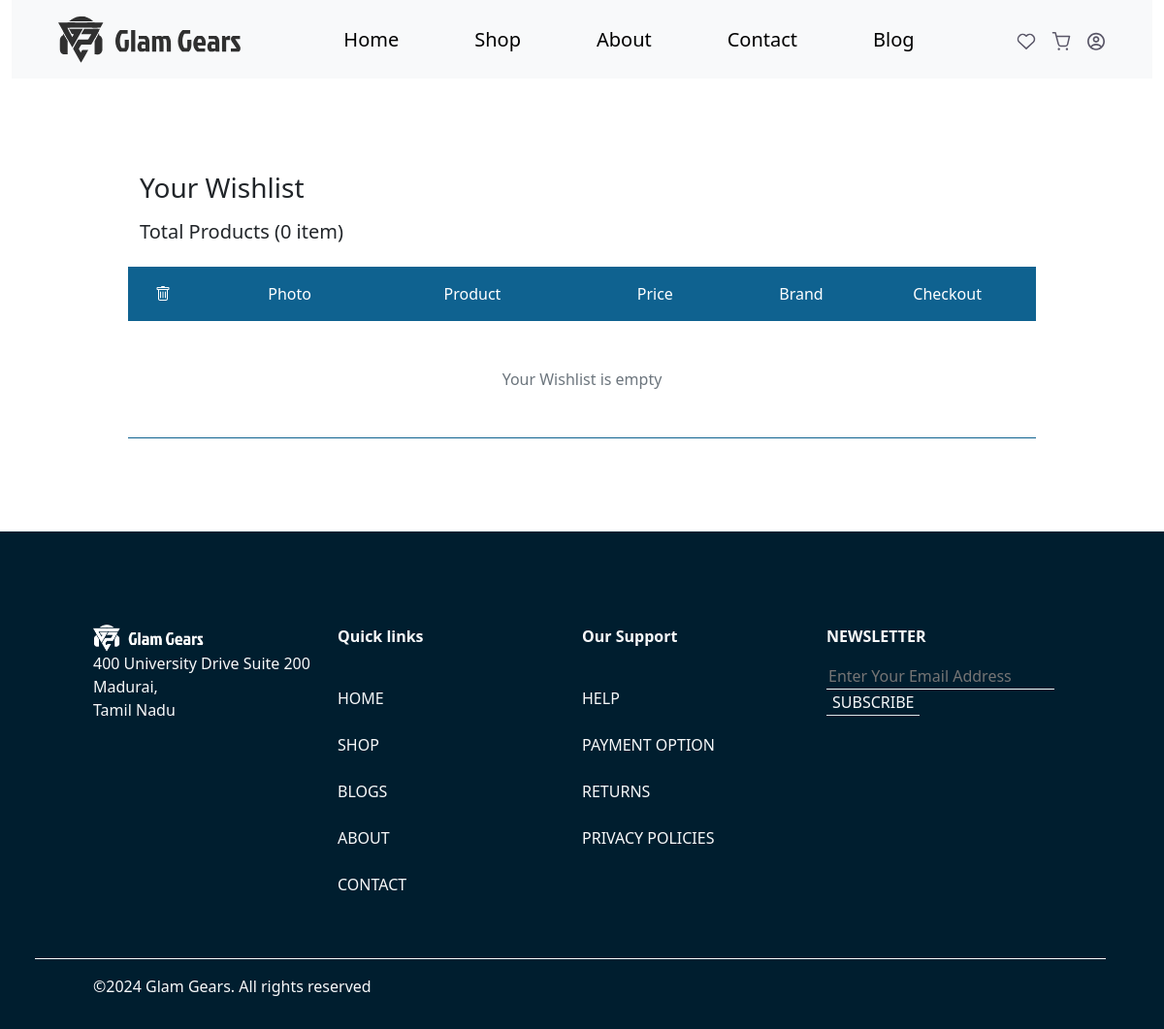
Page /wishlist.php (signed in) on the earlier database version.
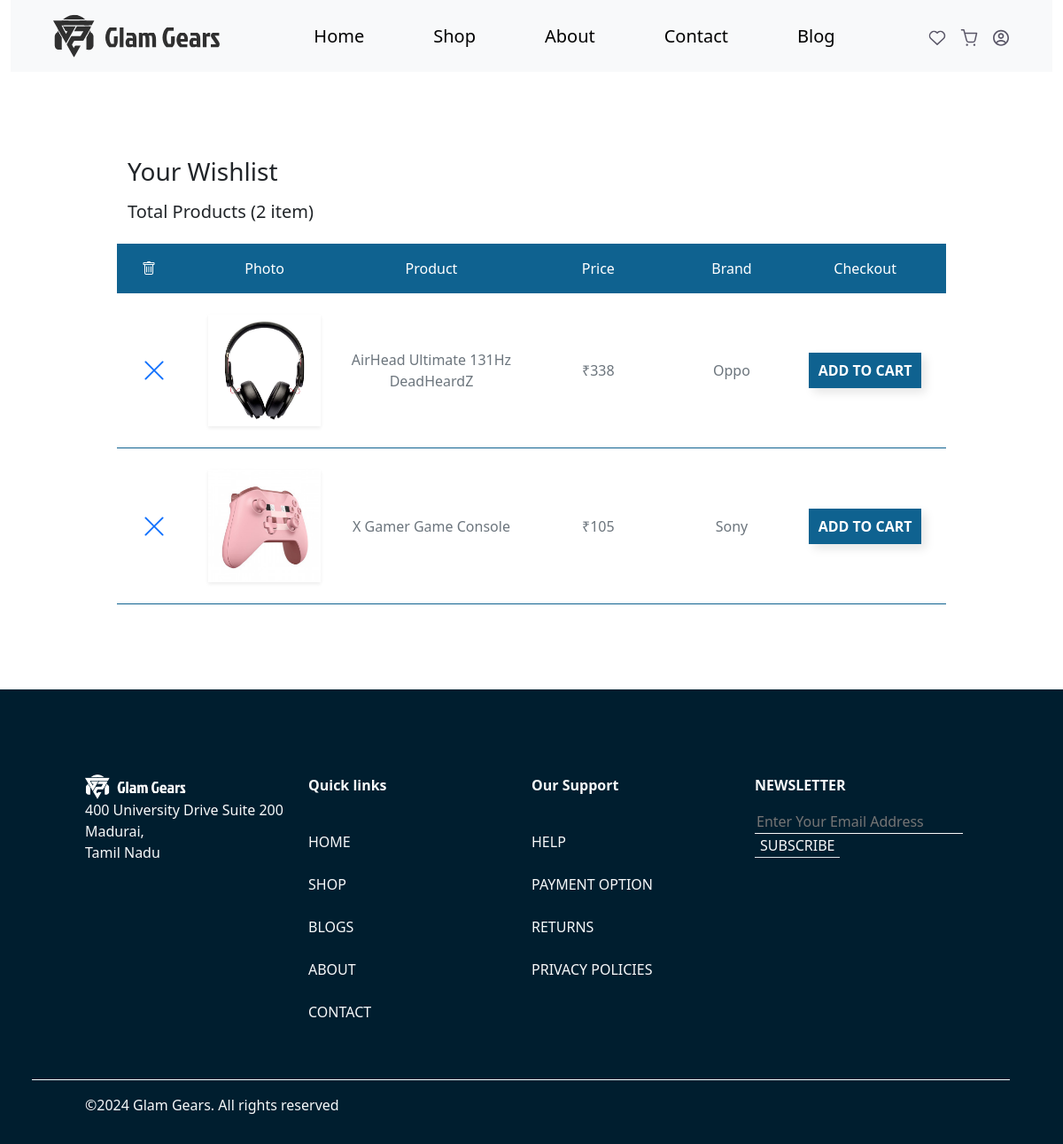
Same page on the later database version.
### tables this page shows
CREATE TABLE `products` (
  `id` int(11) NOT NULL,
  `product_id` int(100) NOT NULL,
  `product_name` varchar(100) NOT NULL,
  `product_description` text NOT NULL,
  `product_price` decimal(10,2) NOT NULL,
  `discount_percent` decimal(2,2) NOT NULL,
  `product_quantity` int(100) NOT NULL,
  `category_name` varchar(100) NOT NULL,
  `brand_name` varchar(100) NOT NULL,
  `product_status` varchar(8) NOT NULL DEFAULT 'active',
  `merchant_id` int(100) NOT NULL,
  `main_image_name` varchar(100) NOT NULL,
  `main_img_extension` varchar(10) NOT NULL,
  `is_featured` varchar(1) NOT NULL,
  `created_at` timestamp NOT NULL DEFAULT current_timestamp() ON UPDATE current_timestamp(),
  `updated_at` timestamp NOT NULL DEFAULT current_timestamp()
);

### wishlist.php (the view, shortened to what this page needs)
<?php
$userId = $_SESSION['user'];
?>
<!DOCTYPE html>
<html lang="en">
<?php
include_once('./head.php');
?>
<?php
include_once('./header.php');
?>
<div class="row px-5 my-5">
    <div class="col-12 px-5">
        <div class="row mt-5 px-5 my-5">
            <h3 class="mb-3">Your Wishlist</h3>
            <?php
            require_once "./config.php";
            $sql = " SELECT COUNT(*) AS total_rows FROM wishlist WHERE `user_id` = ?";
            $stmt = $config->prepare($sql);
            $stmt->bind_param("s", $userId);
            $stmt->execute();
            $result = $stmt->get_result();
            if ($result->num_rows > 0) {
                $row = $result->fetch_assoc();
                $totalRows = $row['total_rows'];
            }
            ?>
            <h5>Total Products (<?php echo $totalRows; ?> item)</h5>
            <div class="cart-container mt-3 col-12">
                <div style="background-color: #0f6290" class="row text-white p-3 fw-medium d-none d-lg-flex">
                    <div class="col-12 col-lg-1">
                        <i class="bi bi-trash"></i>
                    </div>
                    <div class="col-2">
                        <p class="mb-0 text-center">Photo</p>
                    </div>
                    <div class="col-3">
                        <p class="mb-0 text-center">Product</p>
                    </div>
                    <div class="col-2">
                        <p class="mb-0 text-center">Price</p>
                    </div>
                    <div class="col-2">
                        <p class="mb-0 text-center">Brand</p>
                    </div>
                    <div class="col-2">
                        <p class="mb-0 text-center">Checkout</p>
                    </div>
                </div>
                <?php
                require_once "./config.php";
                $sql = "SELECT * FROM wishlist WHERE `user_id`=$userId;";
                $result = mysqli_query($config, $sql);
                if ($result->num_rows > 0) {
                    while ($row = mysqli_fetch_array($result)) {
                        $itemid = $row['product_id'];
                        $wishid = $row['wishlist_id'];
                        require_once "./config.php";
                        $sql3 = "SELECT * FROM products WHERE `product_id`=$itemid;";
                        $itemresult = mysqli_query($config, $sql3);
                        while ($itemrow = mysqli_fetch_array($itemresult)) {
                ?>
                            <div style="border-bottom: 1px solid #0f6290" class="row text-secondary px-3 py-4 fw-medium d-flex gap-4 gap-lg-0 align-items-center">
                                <div class="col-12 col-lg-1">
                                    <a href="./delwish.php?wishID=<?php echo $wishid; ?>&itemid=<?php echo $itemid; ?>">
                                        <i class="bi bi-x-lg fs-3"></i>
                                    </a>
                                </div>
                                <div class="col-4 col-lg-2">
                                    <img class="img-fluid shadow-sm" src="./uploads/<?php echo $itemrow['main_image_name'] . '.' . $itemrow['main_img_extension']; ?>" alt="" />
                                </div>
                                <div class="col-10 col-lg-3">
                                    <p class="mb-0 text-center"><?php echo $itemrow['product_name']; ?></p>
                                </div>
                                <div class="col-12 col-lg-2">
                                    <div class="d-flex align-items-center justify-content-between justify-content-lg-center">
                                        <p class="mb-0 text-center">&#8377;<?php echo $itemrow['product_price'] * $itemrow['discount_percent'];
                                                                            ?> </p>
                                    </div>
                                </div>
                                <div class="col-12 col-lg-2">
                                    <div class="d-flex align-items-center justify-content-between justify-content-lg-center">
                                        <p class="mb-0 text-center"><?php echo $itemrow['brand_name']; ?></p>
                                    </div>
                                </div>
                                <div class="col-12 col-lg-2">
                                    <div class="d-flex align-items-center justify-content-between justify-content-lg-center">
                                        <button type="submit" name="addcart" class="bte text-center ">
                                            ADD TO CART
                                        </button>
                                    </div>
                                </div>
                            </div>
                <?php
                        }
                    }
                } else {
                    echo '<div style="border-bottom: 1px solid #0f6290" class="row text-secondary px-3 py-5 fw-medium d-flex gap-4 gap-lg-0 align-items-center ">
                    <div class="col-12 text-center">Your Wishlist is empty</div>
                    </div>';
                }
                ?>
            </div>
        </div>
    </div>
</div>
<?php
include_once('./footer.php');
?>

### head.php (shortened to what this page needs)
<head>
    <link rel="stylesheet" href="./css/style.css" />
    <link rel="stylesheet" href="./node_modules/bootstrap-icons/font/bootstrap-icons.min.css" />
    <link rel="stylesheet" href="./node_modules/bootstrap/dist/css/bootstrap.min.css" />
    <link rel="stylesheet" href="./node_modules/bootstrap-icons/font/bootstrap-icons.min.css" />
    <link rel="stylesheet" href="./css/jquery-ui.css">
</head>

### header.php (shortened to what this page needs)
<body>
    <section class="container-fluid position-relative">
        <header class="position-relative">
            <nav class="bg-light">
                <div class="w-full mx-auto px-1 px-md-5 px-lg-16 py-3 d-flex justify-content-between align-items-center">
                    <div class="d-flex">
                        <a href="./index.php">
                            <img src="./assets/icon/logo.svg" alt="Logo" class="img-fluid" />
                        </a>
                    </div>
                    <?php $pagename = $_SERVER['PHP_SELF']; ?>
                    <ul class="d-lg-flex align-items-center gap-5 d-none list-unstyled fs-5 mb-0">
                        <li>
                            <a href="./index.php" class="<?php if (basename($pagename) == 'index.php') {
                                                                echo 'navactive';
                                                            }  ?> link-underline nav link-underline-opacity-0 ">Home</a>
                        </li>
                        <li>
                            <a href="./shop.php" class="<?php if (basename($pagename) == 'shop.php') {
                                                            echo 'navactive';
                                                        } ?>  link-underline nav link-underline-opacity-0 ">Shop</a>
                        </li>
                        <li>
                            <a href="./about.php" class="<?php if (basename($pagename) == 'about.php') {
                                                                echo 'navactive';
                                                            }  ?>  link-underline  nav link-underline-opacity-0 ">About</a>
                        </li>
                        <li>
                            <a href="./contact.php" class="<?php if (basename($pagename) == 'contact.php') {
                                                                echo 'navactive';
                                                            } ?>  link-underline nav link-underline-opacity-0 ">Contact</a>
                        </li>
                        <li>
                            <a href="./blogs.php" class="<?php if (basename($pagename) == 'blogs.php') {
                                                                echo 'navactive';
                                                            }  ?>  link-underline nav link-underline-opacity-0 ">Blog</a>
                        </li>
                    </ul>
                    <div class="d-flex gap-3 position-relative">
                        <a class="d-lg-block d-none w-100" href="./wishlist.php">
                            <img class="img-fluid" src="./assets/icon/Heart.svg" alt="haertico" />
                        </a>
                        <a class="d-lg-block d-none w-100" href="./cart.php">
                            <img class="img-fluid" src="./assets/icon/Shoppingcart.svg" alt="cartico" />
                        </a>
                        <button id="menuBtn" class="w-100 bg-transparent border-0 p-0">
                            <img class="img-fluid" src="./assets/icon/Avatar.svg" alt="profileico" />
                        </button>
                    </div>
                </div>
            </nav>
        </header>

### footer.php (shortened to what this page needs)
<footer class="row px-2 px-lg-5 text-light" style="background-color: #001e2f">
    <div class="row border-bottom border-light p-2 p-md-5 mt-5 d-flex gap-5 gap-lg-0">
        <div class="col-11 col-lg-3">
            <a href="./index.php">
                <img class="img-fluid w-50 w-lg-100" src="./assets/icon/logowhite.png" alt="" />
            </a>
            <p>400 University Drive Suite 200 Madurai,<br>Tamil Nadu</p>
        </div>
        <div class="col-5 col-lg-3">
            <ul class="list-unstyled d-flex flex-column gap-4">
                <p class="fw-bold">Quick links</p>
                <li>
                    <a href="./index.php" class="link-light link-underline-opacity-0">HOME</a>
                </li>
                <li>
                    <a href="./shop.php" class="link-light link-underline-opacity-0">SHOP</a>
                </li>
                <li>
                    <a href="./blogs.php" class="link-light link-underline-opacity-0">BLOGS</a>
                </li>
                <li>
                    <a href="./about.php" class="link-light link-underline-opacity-0">ABOUT</a>
                </li>
                <li>
                    <a href="./contact.php" class="link-light link-underline-opacity-0">CONTACT</a>
                </li>
            </ul>
        </div>
        <div class="col-5 col-lg-3">
            <ul class="list-unstyled d-flex flex-column gap-4">
                <p class="fw-bold">Our Support</p>
                <li>
                    <a href="" class="link-light link-underline-opacity-0">HELP</a>
                </li>
                <li>
                    <a href="" class="link-light link-underline-opacity-0">PAYMENT OPTION</a>
                </li>
                <li>
                    <a href="" class="link-light link-underline-opacity-0">RETURNS</a>
                </li>
                <li>
                    <a href="" class="link-light link-underline-opacity-0">PRIVACY POLICIES</a>
                </li>
            </ul>
        </div>
        <div class="col-11 col-lg-3 order-2 order-lg-last">
            <p class="fw-bold">NEWSLETTER</p>
            <form class="flex flex-column flex-lg-row align-items-center" method="post" action="<?php echo $_SERVER['PHP_SELF']; ?>">
                <input placeholder="Enter Your Email Address" type="email" name="newsEmail" class="bg-transparent text-light border-bottom border-light placeholder-glow border-top-0 border-start-0 border-end-0" required />
                <button type="submit" name="subscribe" class="bg-transparent text-light border-bottom border-top-0 border-start-0 border-end-0">
                    SUBSCRIBE
                </button>
            </form>
        </div>
    </div>
    <div class="row px-5 py-3">
        <p>&copy;2024 Glam Gears. All rights reserved</p>
    </div>
</footer>
</section>
</body>
</html>

### css/style.css (style rules this page uses)
a { cursor: pointer; }
p { margin-bottom: 0%; }
button { cursor: pointer; }
.bte { width: 130px; height: 40px; display: flex; align-items: center; justify-content: center; background-color: #0f6290; border: none; color: rgb(255, 255, 255); font-weight: 600; gap: 8px; cursor: pointer; box-shadow: 5px 5px 10px rgba(0, 0, 0, 0.103); position: relative; overflow: hidden; transition-duration: 0.3s; }

### header.php (style rules this page uses)
.nav { color: #000; padding: 8px 15px; }

Differences in the rows shown:
now on this page (row edited): products: main_image_name (picture), product_name "AirHead Ultimate 131Hz DeadHeardZ", $itemrow['product_price'] * $itemrow['discount_percent'] "338", brand_name "Oppo"
now on this page (row unchanged): products: main_image_name (picture), product_name "X Gamer Game Console", $itemrow['product_price'] * $itemrow['discount_percent'] "105", brand_name "Sony"
Other differences:
$totalRows: "0" → "2"
text no longer shown: "Your Wishlist is empty"
